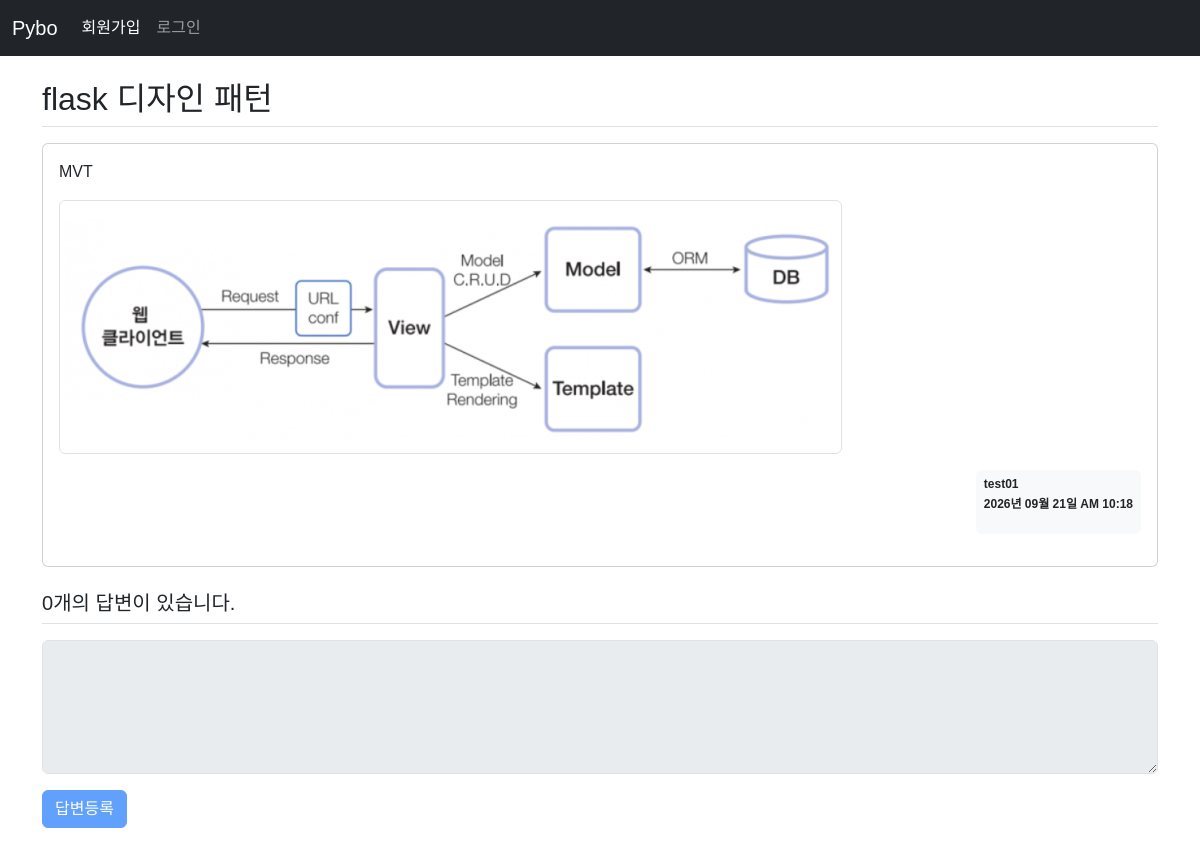
/question/detail/605, run on the app's committed database.
### pybo/models.py (models this page shows)
class Question(db.Model):
    id = db.Column(db.Integer, primary_key=True)
    subject = db.Column(db.String(200), nullable=False)
    content = db.Column(db.Text, nullable=False)
    create_date = db.Column(db.DateTime, nullable=False)
    user_id = db.Column(db.Integer, db.ForeignKey('user.id', ondelete='CASCADE'), nullable=False)
    user = db.relationship('User', backref=db.backref('question_set'))
    modify_date = db.Column(db.DateTime, nullable=True)
    image_path = db.Column(db.String(200), nullable=True)

class User(db.Model):
    id = db.Column(db.Integer, primary_key=True)
    username = db.Column(db.String(150), unique=True, nullable=False)
    password = db.Column(db.String(200), nullable=False)
    email = db.Column(db.String(120), unique=True, nullable=False)

### pybo/views/question_views.py (the view)
@bp.route('/detail/<int:question_id>')
def detail(question_id):
    form = AnswerForm() # 질문 상세 탬플릿에 폼 추가
    question = Question.query.get_or_404(question_id)
    return render_template('question/question_detail.html', question=question, form=form)

### pybo/forms.py
class AnswerForm(FlaskForm):
    content = TextAreaField('답변내용', validators=[DataRequired('내용은 필수 입력 항목입니다.')])
    submit = SubmitField('답변등록')

### pybo/filter.py (called while the page is built)
def format_datetime(value, fmt:str='%Y년 %m월 %d일 %p %I:%M'):
    return value.strftime(fmt)

### pybo/views/auth_views.py (called while the page is built)
@bp.before_app_request
def load_logged_in_user():
    user_id = session.get('user_id')
    if user_id is None:
        g.user = None
    else:
        g.user = User.query.get(user_id)

### pybo/templates/question/question_detail.html (shortened to what this page needs)
{% extends 'base.html' %}
{% block content %}
<div class="container my-3">
    <h2 class="border-bottom py-2">{{ question.subject }}</h2>
    <div class="card my-3">
        <div class="card-body">
            <div class="card-text" style="white-space: pre-line;">{{ question.content }}</div>
            {% if question.image_path %}
            <div class="my-3">
                <img src="{{ url_for('static', filename=question.image_path) }}" alt="첨부 이미지"
                style="max-width:100%; height: auto;" class="img-thumbnail">
            </div>
            {% endif %}
            <div class="d-flex justify-content-end">
                <div class="badge bg-light text-dark p-2">
                    <p class="mb-2 text-start">{{ question.user.username }}</p>
                    <p>{{ question.create_date | datetime }}</p>
                </div>
            </div>
        </div>
    </div>
    <h5 class="border-bottom my-3 py-2">{{ question.answer_set|length }}개의 답변이 있습니다.</h5>
    <form action="{{ url_for('answer.create', question_id=question.id) }}" method="post" class="my-3" novalidate>
        <div class="mb-3">
            {{ form.content(class='form-control', rows='5', disabled=(not g.user)) }}
        </div>
        {{ form.submit(class="btn btn-primary", disabled=(not g.user)) }}
    </form>
</div>
{% endblock %}

### pybo/static/style.css (style rules this page uses)
body { font-family: "Noto Sans KR", sans-serif; font-weight: 400; }

### data on the page
Question: subject "flask 디자인 패턴", content "MVT", image_path (picture), create_date "2026년 09월 21일 AM 10:18"
User: user.username "test01"

### other printed values
{{ question.answer_set|length }} "0"
